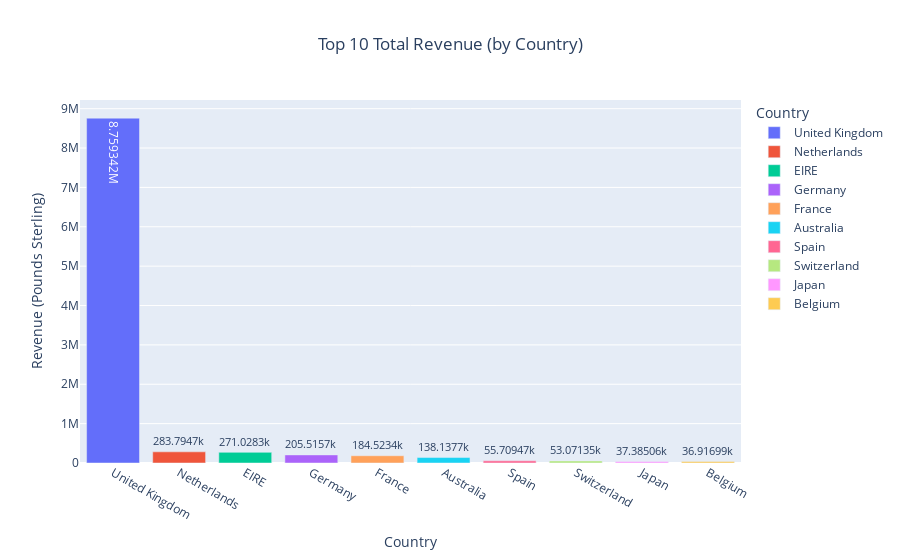

The cell this chart's notebook holds for it:
### Markdown cell above
Revenue Analysis (By Country)

### Code cell
# print(valid_sales['Country'].unique())
# print(valid_sales[valid_sales['Country'] == "Unspecified"]) # 446 items aren't associated with any country
# * group by 'Country', perform aggregation on Revenue, Quantity, InvoiceNo
country_analysis = valid_sales.groupby('Country').agg(
    TotalRevenue=('Revenue', 'sum'),
    TotalQuantity=('Quantity', 'sum'),
    TotalInvoices=('InvoiceNo', 'nunique')
).reset_index()

# Calculate Average Order Value (AOV) in GBP i.e. average revenue per transaction / invoice
country_analysis['AOV'] = country_analysis['TotalRevenue'] / (country_analysis['TotalInvoices'] * 100)

# Sort countries by revenue (desc)
country_analysis = country_analysis.sort_values(by='TotalRevenue', ascending=False)

# Top 10 countries by revenue
top_ten_revenue = country_analysis.head(10)

print(top_ten_revenue)

fig_top_ten_revenue = px.bar(top_ten_revenue,
                     x = 'Country',
                     y = top_ten_revenue['TotalRevenue'] / 100,
                     labels = {'Country': 'Country', 'y':'Revenue (Pounds Sterling)'},
                     color = 'Country',
                     title= 'Top 10 Total Revenue (by Country)',
                     text_auto= True)

fig_top_ten_revenue.update_layout(
    title={
        'text': 'Top 10 Total Revenue (by Country)',
        'x': 0.5,                   # x position of title (0 is left, 1 is right)
        'xanchor': 'center'         # Center of title aligned with x=0.5
    }
)

fig_top_ten_revenue.show()

### Figure 1 — Plotly figure (JSON) as saved in the notebook; plotly's stock layout.template omitted (floating-point values rounded to 4 significant figures)
{"data": [{"alignmentgroup": "True", "hovertemplate": "Country=%{x}<br>Revenue (Pounds Sterling)=%{y}<extra></extra>", "legendgroup": "United Kingdom", "marker": {"color": "#636efa", "pattern": {"shape": ""}}, "name": "United Kingdom", "offsetgroup": "United Kingdom", "orientation": "v", "showlegend": true, "textposition": "auto", "texttemplate": "%{y}", "type": "bar", "x": ["United Kingdom"], "xaxis": "x", "y": [8759000.0], "yaxis": "y"}, {"alignmentgroup": "True", "hovertemplate": "Country=%{x}<br>Revenue (Pounds Sterling)=%{y}<extra></extra>", "legendgroup": "Netherlands", "marker": {"color": "#EF553B", "pattern": {"shape": ""}}, "name": "Netherlands", "offsetgroup": "Netherlands", "orientation": "v", "showlegend": true, "textposition": "auto", "texttemplate": "%{y}", "type": "bar", "x": ["Netherlands"], "xaxis": "x", "y": [283800.0], "yaxis": "y"}, {"alignmentgroup": "True", "hovertemplate": "Country=%{x}<br>Revenue (Pounds Sterling)=%{y}<extra></extra>", "legendgroup": "EIRE", "marker": {"color": "#00cc96", "pattern": {"shape": ""}}, "name": "EIRE", "offsetgroup": "EIRE", "orientation": "v", "showlegend": true, "textposition": "auto", "texttemplate": "%{y}", "type": "bar", "x": ["EIRE"], "xaxis": "x", "y": [271000.0], "yaxis": "y"}, {"alignmentgroup": "True", "hovertemplate": "Country=%{x}<br>Revenue (Pounds Sterling)=%{y}<extra></extra>", "legendgroup": "Germany", "marker": {"color": "#ab63fa", "pattern": {"shape": ""}}, "name": "Germany", "offsetgroup": "Germany", "orientation": "v", "showlegend": true, "textposition": "auto", "texttemplate": "%{y}", "type": "bar", "x": ["Germany"], "xaxis": "x", "y": [205500.0], "yaxis": "y"}, {"alignmentgroup": "True", "hovertemplate": "Country=%{x}<br>Revenue (Pounds Sterling)=%{y}<extra></extra>", "legendgroup": "France", "marker": {"color": "#FFA15A", "pattern": {"shape": ""}}, "name": "France", "offsetgroup": "France", "orientation": "v", "showlegend": true, "textposition": "auto", "texttemplate": "%{y}", "type": "bar", "x": ["France"], "xaxis": "x", "y": [184500.0], "yaxis": "y"}, {"alignmentgroup": "True", "hovertemplate": "Country=%{x}<br>Revenue (Pounds Sterling)=%{y}<extra></extra>", "legendgroup": "Australia", "marker": {"color": "#19d3f3", "pattern": {"shape": ""}}, "name": "Australia", "offsetgroup": "Australia", "orientation": "v", "showlegend": true, "textposition": "auto", "texttemplate": "%{y}", "type": "bar", "x": ["Australia"], "xaxis": "x", "y": [138100.0], "yaxis": "y"}, {"alignmentgroup": "True", "hovertemplate": "Country=%{x}<br>Revenue (Pounds Sterling)=%{y}<extra></extra>", "legendgroup": "Spain", "marker": {"color": "#FF6692", "pattern": {"shape": ""}}, "name": "Spain", "offsetgroup": "Spain", "orientation": "v", "showlegend": true, "textposition": "auto", "texttemplate": "%{y}", "type": "bar", "x": ["Spain"], "xaxis": "x", "y": [55710.0], "yaxis": "y"}, {"alignmentgroup": "True", "hovertemplate": "Country=%{x}<br>Revenue (Pounds Sterling)=%{y}<extra></extra>", "legendgroup": "Switzerland", "marker": {"color": "#B6E880", "pattern": {"shape": ""}}, "name": "Switzerland", "offsetgroup": "Switzerland", "orientation": "v", "showlegend": true, "textposition": "auto", "texttemplate": "%{y}", "type": "bar", "x": ["Switzerland"], "xaxis": "x", "y": [53070.0], "yaxis": "y"}, {"alignmentgroup": "True", "hovertemplate": "Country=%{x}<br>Revenue (Pounds Sterling)=%{y}<extra></extra>", "legendgroup": "Japan", "marker": {"color": "#FF97FF", "pattern": {"shape": ""}}, "name": "Japan", "offsetgroup": "Japan", "orientation": "v", "showlegend": true, "textposition": "auto", "texttemplate": "%{y}", "type": "bar", "x": ["Japan"], "xaxis": "x", "y": [37390.0], "yaxis": "y"}, {"alignmentgroup": "True", "hovertemplate": "Country=%{x}<br>Revenue (Pounds Sterling)=%{y}<extra></extra>", "legendgroup": "Belgium", "marker": {"color": "#FECB52", "pattern": {"shape": ""}}, "name": "Belgium", "offsetgroup": "Belgium", "orientation": "v", "showlegend": true, "textposition": "auto", "texttemplate": "%{y}", "type": "bar", "x": ["Belgium"], "xaxis": "x", "y": [36920.0], "yaxis": "y"}], "layout": {"barmode": "relative", "legend": {"title": {"text": "Country"}, "tracegroupgap": 0}, "title": {"text": "Top 10 Total Revenue (by Country)", "x": 0.5, "xanchor": "center"}, "xaxis": {"anchor": "y", "categoryarray": ["United Kingdom", "Netherlands", "EIRE", "Germany", "France", "Australia", "Spain", "Switzerland", "Japan", "Belgium"], "categoryorder": "array", "domain": [0, 1], "title": {"text": "Country"}}, "yaxis": {"anchor": "x", "domain": [0, 1], "title": {"text": "Revenue (Pounds Sterling)"}}}}
